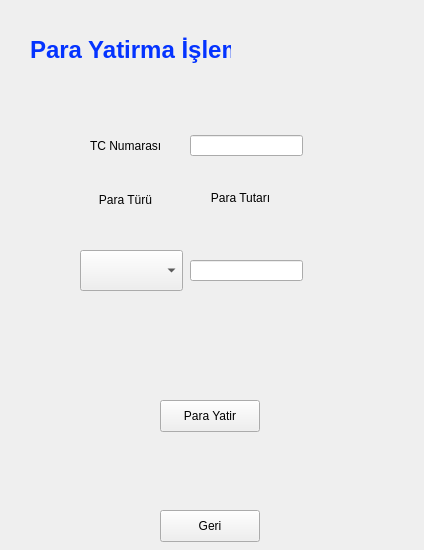
<?xml version="1.0" encoding="UTF-8"?>
<ui version="4.0">
 <class>paraYatir</class>
 <widget class="QWidget" name="paraYatir">
  <property name="geometry">
   <rect>
    <x>0</x>
    <y>0</y>
    <width>424</width>
    <height>550</height>
   </rect>
  </property>
  <property name="windowTitle">
   <string>Form</string>
  </property>
  <widget class="QComboBox" name="cmParaTuru">
   <property name="geometry">
    <rect>
     <x>80</x>
     <y>250</y>
     <width>103</width>
     <height>41</height>
    </rect>
   </property>
   <property name="currentIndex">
    <number>-1</number>
   </property>
   <item>
    <property name="text">
     <string>Dolar</string>
    </property>
   </item>
   <item>
    <property name="text">
     <string>Tl</string>
    </property>
   </item>
  </widget>
  <widget class="QLineEdit" name="lnParaMiktari">
   <property name="geometry">
    <rect>
     <x>190</x>
     <y>260</y>
     <width>113</width>
     <height>21</height>
    </rect>
   </property>
  </widget>
  <widget class="QLabel" name="label">
   <property name="geometry">
    <rect>
     <x>30</x>
     <y>20</y>
     <width>201</width>
     <height>61</height>
    </rect>
   </property>
   <property name="text">
    <string>&lt;html&gt;&lt;head/&gt;&lt;body&gt;&lt;p&gt;&lt;span style=&quot; font-size:18pt; font-weight:700; color:#0433ff;&quot;&gt;Para Yatirma İşlemi&lt;/span&gt;&lt;/p&gt;&lt;/body&gt;&lt;/html&gt;</string>
   </property>
  </widget>
  <widget class="QLabel" name="label_2">
   <property name="geometry">
    <rect>
     <x>90</x>
     <y>190</y>
     <width>71</width>
     <height>20</height>
    </rect>
   </property>
   <property name="text">
    <string>&lt;html&gt;&lt;head/&gt;&lt;body&gt;&lt;p align=&quot;center&quot;&gt;Para Türü&lt;/p&gt;&lt;/body&gt;&lt;/html&gt;</string>
   </property>
  </widget>
  <widget class="QLabel" name="label_3">
   <property name="geometry">
    <rect>
     <x>190</x>
     <y>190</y>
     <width>101</width>
     <height>16</height>
    </rect>
   </property>
   <property name="text">
    <string>&lt;html&gt;&lt;head/&gt;&lt;body&gt;&lt;p align=&quot;center&quot;&gt;Para Tutarı&lt;/p&gt;&lt;/body&gt;&lt;/html&gt;</string>
   </property>
  </widget>
  <widget class="QPushButton" name="pbParaYatir">
   <property name="geometry">
    <rect>
     <x>160</x>
     <y>400</y>
     <width>100</width>
     <height>32</height>
    </rect>
   </property>
   <property name="text">
    <string>Para Yatir</string>
   </property>
  </widget>
  <widget class="QPushButton" name="pbGeri">
   <property name="geometry">
    <rect>
     <x>160</x>
     <y>510</y>
     <width>100</width>
     <height>32</height>
    </rect>
   </property>
   <property name="text">
    <string>Geri</string>
   </property>
  </widget>
  <widget class="QLineEdit" name="lnTC">
   <property name="geometry">
    <rect>
     <x>190</x>
     <y>135</y>
     <width>113</width>
     <height>21</height>
    </rect>
   </property>
  </widget>
  <widget class="QLabel" name="label_4">
   <property name="geometry">
    <rect>
     <x>90</x>
     <y>135</y>
     <width>91</width>
     <height>21</height>
    </rect>
   </property>
   <property name="text">
    <string>TC Numarası</string>
   </property>
  </widget>
  <widget class="QLabel" name="labelDurum">
   <property name="geometry">
    <rect>
     <x>180</x>
     <y>300</y>
     <width>101</width>
     <height>20</height>
    </rect>
   </property>
   <property name="text">
    <string/>
   </property>
  </widget>
 </widget>
 <resources/>
 <connections/>
</ui>
